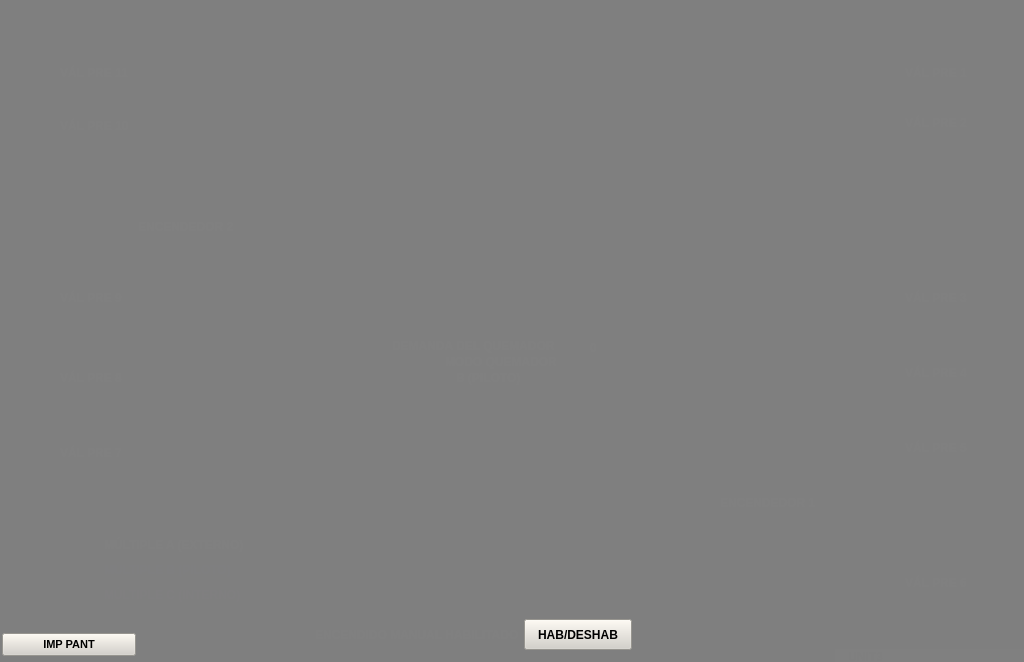
<?xml version="1.0" encoding="UTF-8"?>
<ui version="4.0">
 <class>B8</class>
 <widget class="QWidget" name="B8">
  <property name="geometry">
   <rect>
    <x>0</x>
    <y>0</y>
    <width>1024</width>
    <height>662</height>
   </rect>
  </property>
  <property name="windowTitle">
   <string>Form</string>
  </property>
  <property name="styleSheet">
   <string notr="true">background-color: rgba(128, 128, 128, 128);</string>
  </property>
  <widget class="QLabel" name="lbIMGFondo">
   <property name="geometry">
    <rect>
     <x>0</x>
     <y>0</y>
     <width>1024</width>
     <height>662</height>
    </rect>
   </property>
   <property name="styleSheet">
    <string notr="true">background-color: rgba(255, 255, 255, 0);</string>
   </property>
   <property name="text">
    <string/>
   </property>
   <property name="pixmap">
    <pixmap resource="../Resources.qrc">:/Resources/PNG/BackGround.png</pixmap>
   </property>
   <property name="scaledContents">
    <bool>true</bool>
   </property>
  </widget>
  <widget class="QPushButton" name="btnIMPPant">
   <property name="geometry">
    <rect>
     <x>2</x>
     <y>633</y>
     <width>134</width>
     <height>23</height>
    </rect>
   </property>
   <property name="font">
    <font>
     <pointsize>8</pointsize>
     <weight>75</weight>
     <bold>true</bold>
    </font>
   </property>
   <property name="styleSheet">
    <string notr="true">background-color: rgb(212, 208, 200);</string>
   </property>
   <property name="text">
    <string>IMP PANT</string>
   </property>
  </widget>
  <widget class="QLabel" name="lbUnit3">
   <property name="geometry">
    <rect>
     <x>835</x>
     <y>649</y>
     <width>190</width>
     <height>15</height>
    </rect>
   </property>
   <property name="font">
    <font>
     <weight>75</weight>
     <bold>true</bold>
    </font>
   </property>
   <property name="styleSheet">
    <string notr="true">background-color: rgb(175, 175, 175);</string>
   </property>
   <property name="text">
    <string>    UNIT3</string>
   </property>
  </widget>
  <widget class="QLabel" name="lbTexto_0">
   <property name="geometry">
    <rect>
     <x>392</x>
     <y>338</y>
     <width>171</width>
     <height>16</height>
    </rect>
   </property>
   <property name="font">
    <font>
     <pointsize>9</pointsize>
     <weight>75</weight>
     <bold>true</bold>
    </font>
   </property>
   <property name="styleSheet">
    <string notr="true">color: rgb(255, 255, 255);
background-color: rgba(255, 255, 255, 0);</string>
   </property>
   <property name="text">
    <string>DEMANDA DEL QUEMADOR</string>
   </property>
  </widget>
  <widget class="QLabel" name="lbTexto_1">
   <property name="geometry">
    <rect>
     <x>445</x>
     <y>354</y>
     <width>171</width>
     <height>16</height>
    </rect>
   </property>
   <property name="font">
    <font>
     <pointsize>9</pointsize>
     <weight>75</weight>
     <bold>true</bold>
    </font>
   </property>
   <property name="styleSheet">
    <string notr="true">color: rgb(255, 255, 255);
background-color: rgba(255, 255, 255, 0);</string>
   </property>
   <property name="text">
    <string>MODO QUEMADOR</string>
   </property>
  </widget>
  <widget class="QLabel" name="lbTexto_2">
   <property name="geometry">
    <rect>
     <x>456</x>
     <y>370</y>
     <width>171</width>
     <height>16</height>
    </rect>
   </property>
   <property name="font">
    <font>
     <pointsize>9</pointsize>
     <weight>75</weight>
     <bold>true</bold>
    </font>
   </property>
   <property name="styleSheet">
    <string notr="true">color: rgb(255, 255, 255);
background-color: rgba(255, 255, 255, 0);</string>
   </property>
   <property name="text">
    <string>B (PILOTO)</string>
   </property>
  </widget>
  <widget class="QLabel" name="lbValor_0">
   <property name="geometry">
    <rect>
     <x>590</x>
     <y>340</y>
     <width>81</width>
     <height>16</height>
    </rect>
   </property>
   <property name="font">
    <font>
     <pointsize>9</pointsize>
     <weight>75</weight>
     <bold>true</bold>
    </font>
   </property>
   <property name="styleSheet">
    <string notr="true">color: rgb(255, 255, 255);
background-color: rgba(255, 255, 255, 0);</string>
   </property>
   <property name="text">
    <string>0</string>
   </property>
  </widget>
  <widget class="QLabel" name="lbTexto_3">
   <property name="geometry">
    <rect>
     <x>60</x>
     <y>65</y>
     <width>171</width>
     <height>16</height>
    </rect>
   </property>
   <property name="font">
    <font>
     <pointsize>9</pointsize>
     <weight>75</weight>
     <bold>true</bold>
    </font>
   </property>
   <property name="styleSheet">
    <string notr="true">color: rgb(255, 255, 255);
background-color: rgba(255, 255, 255, 0);</string>
   </property>
   <property name="text">
    <string>VÁL PRE 11</string>
   </property>
  </widget>
  <widget class="QLabel" name="lbTexto_4">
   <property name="geometry">
    <rect>
     <x>60</x>
     <y>118</y>
     <width>171</width>
     <height>16</height>
    </rect>
   </property>
   <property name="font">
    <font>
     <pointsize>9</pointsize>
     <weight>75</weight>
     <bold>true</bold>
    </font>
   </property>
   <property name="styleSheet">
    <string notr="true">color: rgb(255, 255, 255);
background-color: rgba(255, 255, 255, 0);</string>
   </property>
   <property name="text">
    <string>VÁL PRE 10</string>
   </property>
  </widget>
  <widget class="QLabel" name="lbTexto_5">
   <property name="geometry">
    <rect>
     <x>60</x>
     <y>290</y>
     <width>171</width>
     <height>16</height>
    </rect>
   </property>
   <property name="font">
    <font>
     <pointsize>9</pointsize>
     <weight>75</weight>
     <bold>true</bold>
    </font>
   </property>
   <property name="styleSheet">
    <string notr="true">color: rgb(255, 255, 255);
background-color: rgba(255, 255, 255, 0);</string>
   </property>
   <property name="text">
    <string>VÁL PRE 9</string>
   </property>
  </widget>
  <widget class="QLabel" name="lbTexto_6">
   <property name="geometry">
    <rect>
     <x>138</x>
     <y>219</y>
     <width>171</width>
     <height>16</height>
    </rect>
   </property>
   <property name="font">
    <font>
     <pointsize>9</pointsize>
     <weight>75</weight>
     <bold>true</bold>
    </font>
   </property>
   <property name="styleSheet">
    <string notr="true">color: rgb(255, 255, 255);
background-color: rgba(255, 255, 255, 0);</string>
   </property>
   <property name="text">
    <string>ENCENDEDOR 2</string>
   </property>
  </widget>
  <widget class="QLabel" name="lbTexto_7">
   <property name="geometry">
    <rect>
     <x>60</x>
     <y>370</y>
     <width>171</width>
     <height>16</height>
    </rect>
   </property>
   <property name="font">
    <font>
     <pointsize>9</pointsize>
     <weight>75</weight>
     <bold>true</bold>
    </font>
   </property>
   <property name="styleSheet">
    <string notr="true">color: rgb(255, 255, 255);
background-color: rgba(255, 255, 255, 0);</string>
   </property>
   <property name="text">
    <string>VÁL PRE 8</string>
   </property>
  </widget>
  <widget class="QLabel" name="lbTexto_8">
   <property name="geometry">
    <rect>
     <x>60</x>
     <y>445</y>
     <width>171</width>
     <height>16</height>
    </rect>
   </property>
   <property name="font">
    <font>
     <pointsize>9</pointsize>
     <weight>75</weight>
     <bold>true</bold>
    </font>
   </property>
   <property name="styleSheet">
    <string notr="true">color: rgb(255, 255, 255);
background-color: rgba(255, 255, 255, 0);</string>
   </property>
   <property name="text">
    <string>VÁL PRE 7</string>
   </property>
  </widget>
  <widget class="QLabel" name="lbTexto_9">
   <property name="geometry">
    <rect>
     <x>720</x>
     <y>495</y>
     <width>171</width>
     <height>16</height>
    </rect>
   </property>
   <property name="font">
    <font>
     <pointsize>9</pointsize>
     <weight>75</weight>
     <bold>true</bold>
    </font>
   </property>
   <property name="styleSheet">
    <string notr="true">color: rgb(255, 255, 255);
background-color: rgba(255, 255, 255, 0);</string>
   </property>
   <property name="text">
    <string>ENCENDEDOR 1</string>
   </property>
  </widget>
  <widget class="QLabel" name="lbTexto_10">
   <property name="geometry">
    <rect>
     <x>905</x>
     <y>440</y>
     <width>171</width>
     <height>16</height>
    </rect>
   </property>
   <property name="font">
    <font>
     <pointsize>9</pointsize>
     <weight>75</weight>
     <bold>true</bold>
    </font>
   </property>
   <property name="styleSheet">
    <string notr="true">color: rgb(255, 255, 255);
background-color: rgba(255, 255, 255, 0);</string>
   </property>
   <property name="text">
    <string>VÁL PRE 5</string>
   </property>
  </widget>
  <widget class="QLabel" name="lbTexto_11">
   <property name="geometry">
    <rect>
     <x>905</x>
     <y>365</y>
     <width>171</width>
     <height>16</height>
    </rect>
   </property>
   <property name="font">
    <font>
     <pointsize>9</pointsize>
     <weight>75</weight>
     <bold>true</bold>
    </font>
   </property>
   <property name="styleSheet">
    <string notr="true">color: rgb(255, 255, 255);
background-color: rgba(255, 255, 255, 0);</string>
   </property>
   <property name="text">
    <string>VÁL PRE 4</string>
   </property>
  </widget>
  <widget class="QLabel" name="lbTexto_12">
   <property name="geometry">
    <rect>
     <x>905</x>
     <y>290</y>
     <width>171</width>
     <height>16</height>
    </rect>
   </property>
   <property name="font">
    <font>
     <pointsize>9</pointsize>
     <weight>75</weight>
     <bold>true</bold>
    </font>
   </property>
   <property name="styleSheet">
    <string notr="true">color: rgb(255, 255, 255);
background-color: rgba(255, 255, 255, 0);</string>
   </property>
   <property name="text">
    <string>VÁL PRE 3</string>
   </property>
  </widget>
  <widget class="QLabel" name="lbTexto_13">
   <property name="geometry">
    <rect>
     <x>905</x>
     <y>115</y>
     <width>171</width>
     <height>16</height>
    </rect>
   </property>
   <property name="font">
    <font>
     <pointsize>9</pointsize>
     <weight>75</weight>
     <bold>true</bold>
    </font>
   </property>
   <property name="styleSheet">
    <string notr="true">color: rgb(255, 255, 255);
background-color: rgba(255, 255, 255, 0);</string>
   </property>
   <property name="text">
    <string>VÁL PRE 2</string>
   </property>
  </widget>
  <widget class="QLabel" name="lbTexto_14">
   <property name="geometry">
    <rect>
     <x>905</x>
     <y>65</y>
     <width>171</width>
     <height>16</height>
    </rect>
   </property>
   <property name="font">
    <font>
     <pointsize>9</pointsize>
     <weight>75</weight>
     <bold>true</bold>
    </font>
   </property>
   <property name="styleSheet">
    <string notr="true">color: rgb(255, 255, 255);
background-color: rgba(255, 255, 255, 0);</string>
   </property>
   <property name="text">
    <string>VÁL PRE 1</string>
   </property>
  </widget>
  <widget class="QLabel" name="lbTexto_15">
   <property name="geometry">
    <rect>
     <x>905</x>
     <y>575</y>
     <width>171</width>
     <height>16</height>
    </rect>
   </property>
   <property name="font">
    <font>
     <pointsize>9</pointsize>
     <weight>75</weight>
     <bold>true</bold>
    </font>
   </property>
   <property name="styleSheet">
    <string notr="true">color: rgb(255, 255, 255);
background-color: rgba(255, 255, 255, 0);</string>
   </property>
   <property name="text">
    <string>VÁL PRE 6</string>
   </property>
  </widget>
  <widget class="QLabel" name="lbTexto_16">
   <property name="geometry">
    <rect>
     <x>315</x>
     <y>625</y>
     <width>251</width>
     <height>20</height>
    </rect>
   </property>
   <property name="font">
    <font>
     <pointsize>9</pointsize>
     <weight>75</weight>
     <bold>true</bold>
    </font>
   </property>
   <property name="styleSheet">
    <string notr="true">color: rgb(255, 255, 255);
background-color: rgba(255, 255, 255, 0);</string>
   </property>
   <property name="text">
    <string>ENCENDIDO MANUAL HABILITADO</string>
   </property>
  </widget>
  <widget class="QPushButton" name="btnHabDes">
   <property name="geometry">
    <rect>
     <x>524</x>
     <y>619</y>
     <width>108</width>
     <height>31</height>
    </rect>
   </property>
   <property name="font">
    <font>
     <pointsize>9</pointsize>
     <weight>75</weight>
     <bold>true</bold>
    </font>
   </property>
   <property name="styleSheet">
    <string notr="true">background-color: rgb(212, 208, 200);</string>
   </property>
   <property name="text">
    <string>HAB/DESHAB</string>
   </property>
  </widget>
  <widget class="QLabel" name="lbTexto_17">
   <property name="geometry">
    <rect>
     <x>104</x>
     <y>535</y>
     <width>251</width>
     <height>20</height>
    </rect>
   </property>
   <property name="font">
    <font>
     <pointsize>9</pointsize>
     <weight>75</weight>
     <bold>true</bold>
    </font>
   </property>
   <property name="styleSheet">
    <string notr="true">color: rgb(255, 255, 255);
background-color: rgba(255, 255, 255, 0);</string>
   </property>
   <property name="text">
    <string>MÚLTIPLE A (EXTERNO)</string>
   </property>
  </widget>
  <widget class="QLabel" name="lbTexto_18">
   <property name="geometry">
    <rect>
     <x>104</x>
     <y>560</y>
     <width>251</width>
     <height>20</height>
    </rect>
   </property>
   <property name="font">
    <font>
     <pointsize>9</pointsize>
     <weight>75</weight>
     <bold>true</bold>
    </font>
   </property>
   <property name="styleSheet">
    <string notr="true">color: rgb(0, 0, 255);
background-color: rgba(255, 255, 255, 0);</string>
   </property>
   <property name="text">
    <string>MÚLTIPLE B (PILOTO)</string>
   </property>
  </widget>
  <widget class="QLabel" name="lbTexto_19">
   <property name="geometry">
    <rect>
     <x>104</x>
     <y>585</y>
     <width>251</width>
     <height>20</height>
    </rect>
   </property>
   <property name="font">
    <font>
     <pointsize>9</pointsize>
     <weight>75</weight>
     <bold>true</bold>
    </font>
   </property>
   <property name="styleSheet">
    <string notr="true">color: rgb(151, 0, 226);
background-color: rgba(255, 255, 255, 0);</string>
   </property>
   <property name="text">
    <string>MÚLTIPLE C (INTERNO)</string>
   </property>
  </widget>
  <widget class="QLabel" name="lbTexto_20">
   <property name="geometry">
    <rect>
     <x>104</x>
     <y>608</y>
     <width>251</width>
     <height>20</height>
    </rect>
   </property>
   <property name="font">
    <font>
     <pointsize>9</pointsize>
     <weight>75</weight>
     <bold>true</bold>
    </font>
   </property>
   <property name="styleSheet">
    <string notr="true">color: rgb(78,46, 28);
background-color: rgba(255, 255, 255, 0);</string>
   </property>
   <property name="text">
    <string>SUMINISTRO DE GAS AUXILIAR</string>
   </property>
  </widget>
  <widget class="Flama_SectorA" name="flama_SectorA">
   <property name="geometry">
    <rect>
     <x>0</x>
     <y>0</y>
     <width>1024</width>
     <height>662</height>
    </rect>
   </property>
  </widget>
  <widget class="Flama_SectorB" name="flama_SectorB">
   <property name="geometry">
    <rect>
     <x>0</x>
     <y>0</y>
     <width>1024</width>
     <height>662</height>
    </rect>
   </property>
  </widget>
  <widget class="Flama_SectorC" name="flama_SectorC">
   <property name="geometry">
    <rect>
     <x>0</x>
     <y>0</y>
     <width>1024</width>
     <height>662</height>
    </rect>
   </property>
  </widget>
  <widget class="Flama_SectorD" name="flama_SectorD">
   <property name="geometry">
    <rect>
     <x>0</x>
     <y>0</y>
     <width>1024</width>
     <height>662</height>
    </rect>
   </property>
  </widget>
  <widget class="Flama_SectorE" name="flama_SectorE">
   <property name="geometry">
    <rect>
     <x>0</x>
     <y>0</y>
     <width>1024</width>
     <height>662</height>
    </rect>
   </property>
  </widget>
  <widget class="Flama_SectorF" name="flama_SectorF">
   <property name="geometry">
    <rect>
     <x>0</x>
     <y>0</y>
     <width>1024</width>
     <height>662</height>
    </rect>
   </property>
  </widget>
  <widget class="Flama_SectorG" name="flama_SectorG">
   <property name="geometry">
    <rect>
     <x>0</x>
     <y>0</y>
     <width>1024</width>
     <height>662</height>
    </rect>
   </property>
  </widget>
  <widget class="Flama_SectorH" name="flama_SectorH">
   <property name="geometry">
    <rect>
     <x>0</x>
     <y>0</y>
     <width>1024</width>
     <height>662</height>
    </rect>
   </property>
  </widget>
  <widget class="Flama_SectorI" name="flama_SectorI">
   <property name="geometry">
    <rect>
     <x>0</x>
     <y>0</y>
     <width>1024</width>
     <height>662</height>
    </rect>
   </property>
  </widget>
  <widget class="Flama_SectorJ" name="flama_SectorJ">
   <property name="geometry">
    <rect>
     <x>0</x>
     <y>0</y>
     <width>1024</width>
     <height>662</height>
    </rect>
   </property>
  </widget>
  <widget class="Flama_SectorK" name="flama_SectorK">
   <property name="geometry">
    <rect>
     <x>0</x>
     <y>0</y>
     <width>1024</width>
     <height>662</height>
    </rect>
   </property>
  </widget>
  <widget class="Flama_SectorL" name="flama_SectorL">
   <property name="geometry">
    <rect>
     <x>0</x>
     <y>0</y>
     <width>1024</width>
     <height>662</height>
    </rect>
   </property>
  </widget>
  <zorder>lbIMGFondo</zorder>
  <zorder>lbUnit3</zorder>
  <zorder>lbTexto_0</zorder>
  <zorder>lbTexto_1</zorder>
  <zorder>lbTexto_2</zorder>
  <zorder>lbValor_0</zorder>
  <zorder>lbTexto_3</zorder>
  <zorder>lbTexto_4</zorder>
  <zorder>lbTexto_5</zorder>
  <zorder>lbTexto_6</zorder>
  <zorder>lbTexto_7</zorder>
  <zorder>lbTexto_8</zorder>
  <zorder>lbTexto_9</zorder>
  <zorder>lbTexto_10</zorder>
  <zorder>lbTexto_11</zorder>
  <zorder>lbTexto_12</zorder>
  <zorder>lbTexto_13</zorder>
  <zorder>lbTexto_14</zorder>
  <zorder>lbTexto_15</zorder>
  <zorder>lbTexto_16</zorder>
  <zorder>lbTexto_17</zorder>
  <zorder>lbTexto_18</zorder>
  <zorder>lbTexto_19</zorder>
  <zorder>lbTexto_20</zorder>
  <zorder>flama_SectorA</zorder>
  <zorder>flama_SectorB</zorder>
  <zorder>flama_SectorC</zorder>
  <zorder>flama_SectorD</zorder>
  <zorder>flama_SectorE</zorder>
  <zorder>flama_SectorF</zorder>
  <zorder>flama_SectorG</zorder>
  <zorder>flama_SectorH</zorder>
  <zorder>flama_SectorI</zorder>
  <zorder>flama_SectorJ</zorder>
  <zorder>flama_SectorK</zorder>
  <zorder>flama_SectorL</zorder>
  <zorder>btnHabDes</zorder>
  <zorder>btnIMPPant</zorder>
 </widget>
 <customwidgets>
  <customwidget>
   <class>Flama_SectorA</class>
   <extends>QWidget</extends>
   <header>flama_sectora.h</header>
  </customwidget>
  <customwidget>
   <class>Flama_SectorB</class>
   <extends>QWidget</extends>
   <header>flama_sectorb.h</header>
  </customwidget>
  <customwidget>
   <class>Flama_SectorC</class>
   <extends>QWidget</extends>
   <header>flama_sectorc.h</header>
  </customwidget>
  <customwidget>
   <class>Flama_SectorD</class>
   <extends>QWidget</extends>
   <header>flama_sectord.h</header>
  </customwidget>
  <customwidget>
   <class>Flama_SectorE</class>
   <extends>QWidget</extends>
   <header>flama_sectore.h</header>
  </customwidget>
  <customwidget>
   <class>Flama_SectorF</class>
   <extends>QWidget</extends>
   <header>flama_sectorf.h</header>
  </customwidget>
  <customwidget>
   <class>Flama_SectorG</class>
   <extends>QWidget</extends>
   <header>flama_sectorg.h</header>
  </customwidget>
  <customwidget>
   <class>Flama_SectorH</class>
   <extends>QWidget</extends>
   <header>flama_sectorh.h</header>
  </customwidget>
  <customwidget>
   <class>Flama_SectorI</class>
   <extends>QWidget</extends>
   <header>flama_sectori.h</header>
  </customwidget>
  <customwidget>
   <class>Flama_SectorJ</class>
   <extends>QWidget</extends>
   <header>flama_sectorj.h</header>
  </customwidget>
  <customwidget>
   <class>Flama_SectorK</class>
   <extends>QWidget</extends>
   <header>flama_sectork.h</header>
  </customwidget>
  <customwidget>
   <class>Flama_SectorL</class>
   <extends>QWidget</extends>
   <header>flama_sectorl.h</header>
  </customwidget>
 </customwidgets>
 <resources>
  <include location="../Resources.qrc"/>
 </resources>
 <connections/>
</ui>
